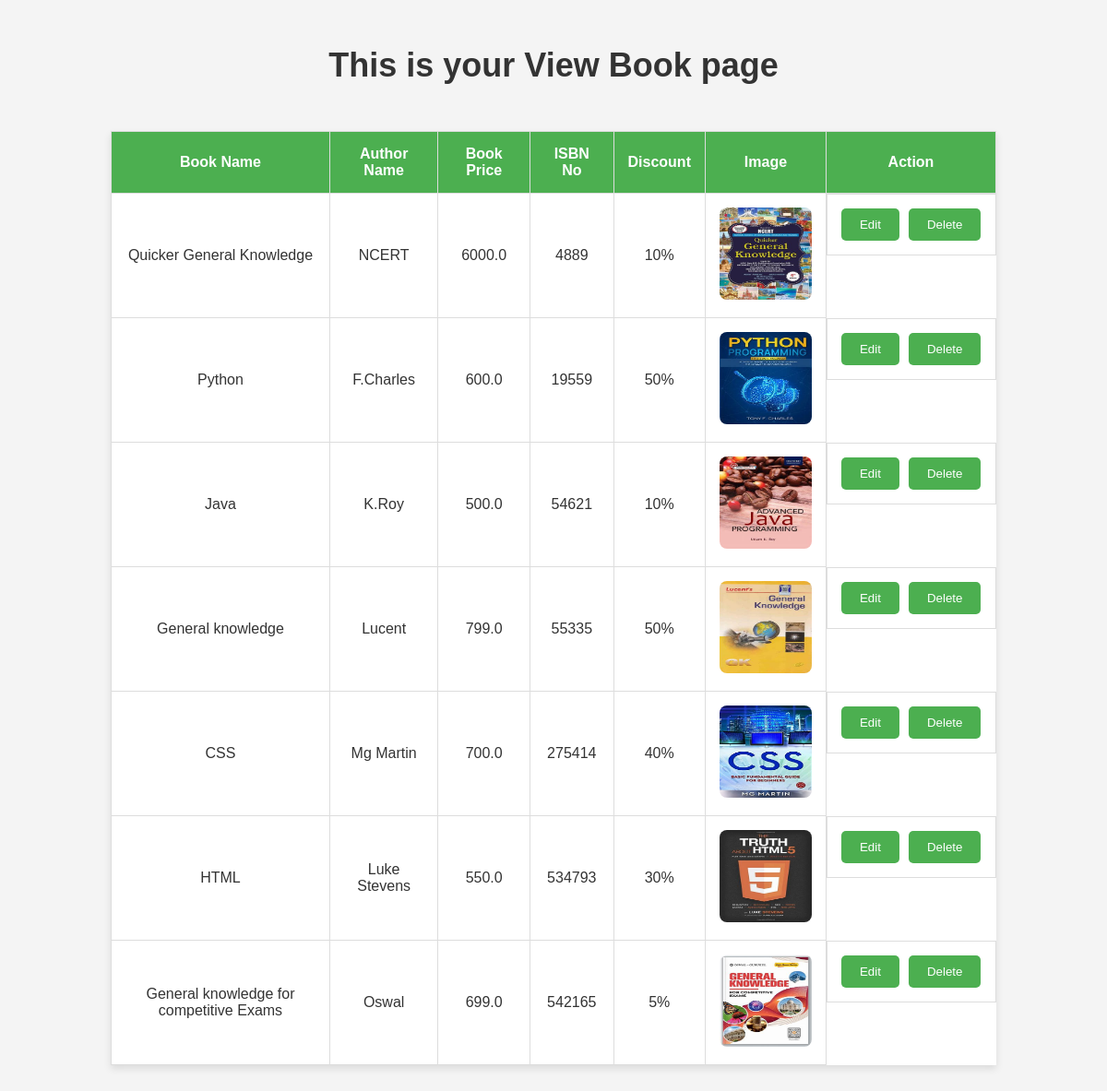
Page /pub_home/viewbook on the earlier database version.
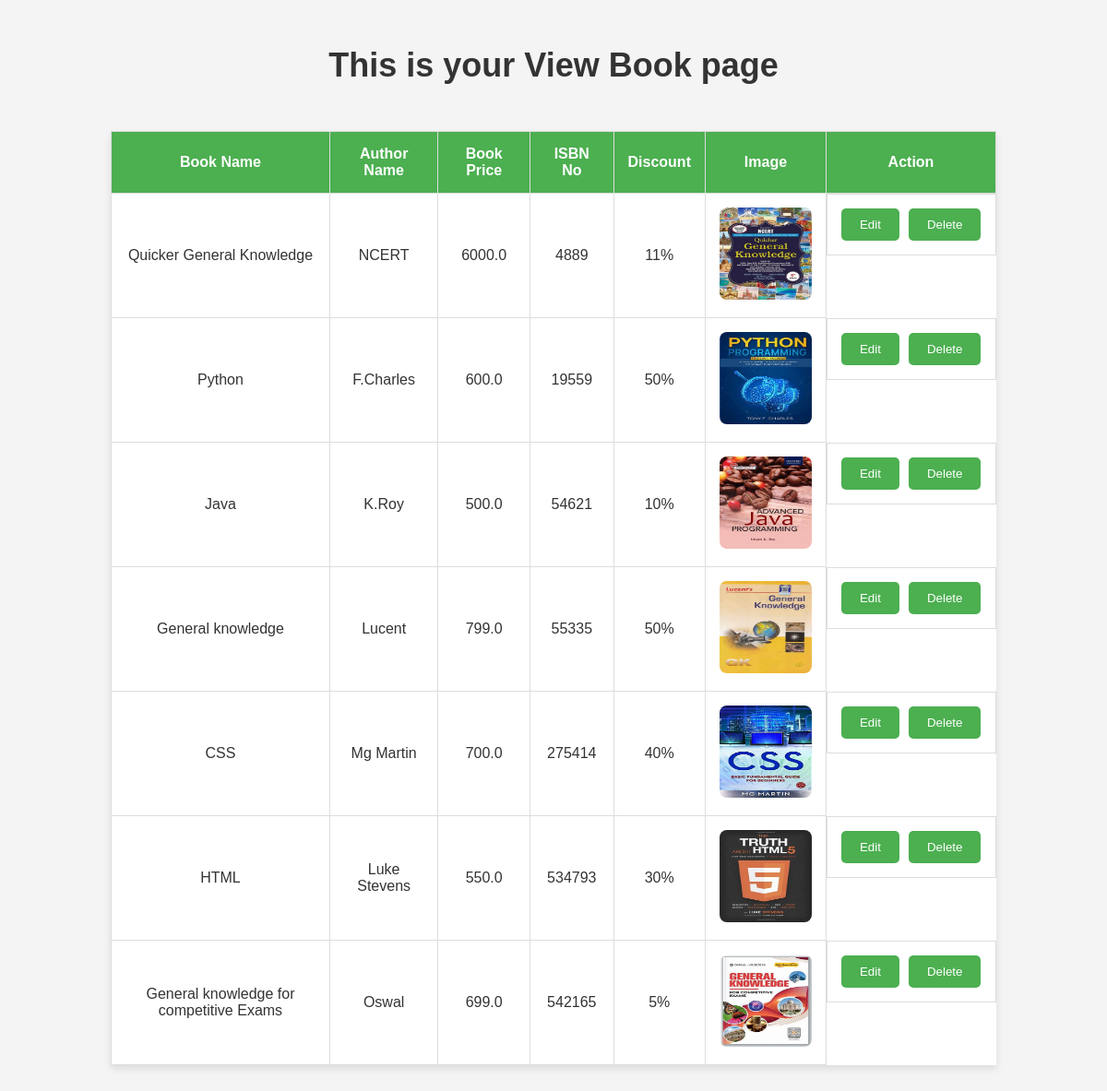
Same page on the later database version.
### publisher/models.py (models this page shows, shortened)
class Add_Book(models.Model):
    c_name=models.ForeignKey(Catagory,on_delete=models.CASCADE)
    bookname=models.CharField(max_length=50)
    authorname=models.CharField(max_length=50)
    isbn=models.IntegerField(primary_key=True)
    price=models.FloatField()
    discount=models.IntegerField()
    bookdoc=models.ImageField(upload_to='Book_Image/')
    review = models.TextField(null=True, blank=True)

### publisher/views.py (the view, shortened to what this page needs)
# urls.py: path('viewbook',pviews.viewbook,name='viewbook'),
def viewbook(request):
    ob=Add_Book.objects.all()
    return render(request,'viewbook.html',{'bookdata':ob})

### publisher/templates/viewbook.html (shortened to what this page needs)
<!DOCTYPE html>
<html lang="en">
<head>
</head>
<body>
    <h1>This is your View Book page</h1>
    <table>
        <tr>
            <th>Book Name</th>
            <th>Author Name</th>
            <th>Book Price</th>
            <th>ISBN No</th>
            <th>Discount</th>
            <th>Image</th>
            <th>Action</th>
        </tr>
        {% for data in bookdata %}
            <form method="post">
                <tr>
                    <td>{{ data.bookname }}</td>
                    <td>{{ data.authorname }}</td>
                    <td>{{ data.price }}</td>
                    <td>{{ data.isbn }}</td>
                    <td>{{ data.discount }}%</td>
                    <td><img src="{{ data.bookdoc.url }}" height="100px" width="100px" alt="Book Image"></td>
                    <td class="book-actions">
                        <input type="submit" value="Edit" name="btn" class="edit-btn">
                        <input type="submit" value="Delete" name="btn">
                    </td>
                </tr>
            </form>
        {% endfor %}
    </table>
</body>
</html>

Differences in the rows shown:
changed Add_Book "Quicker General Knowledge": discount "10" → "11"
